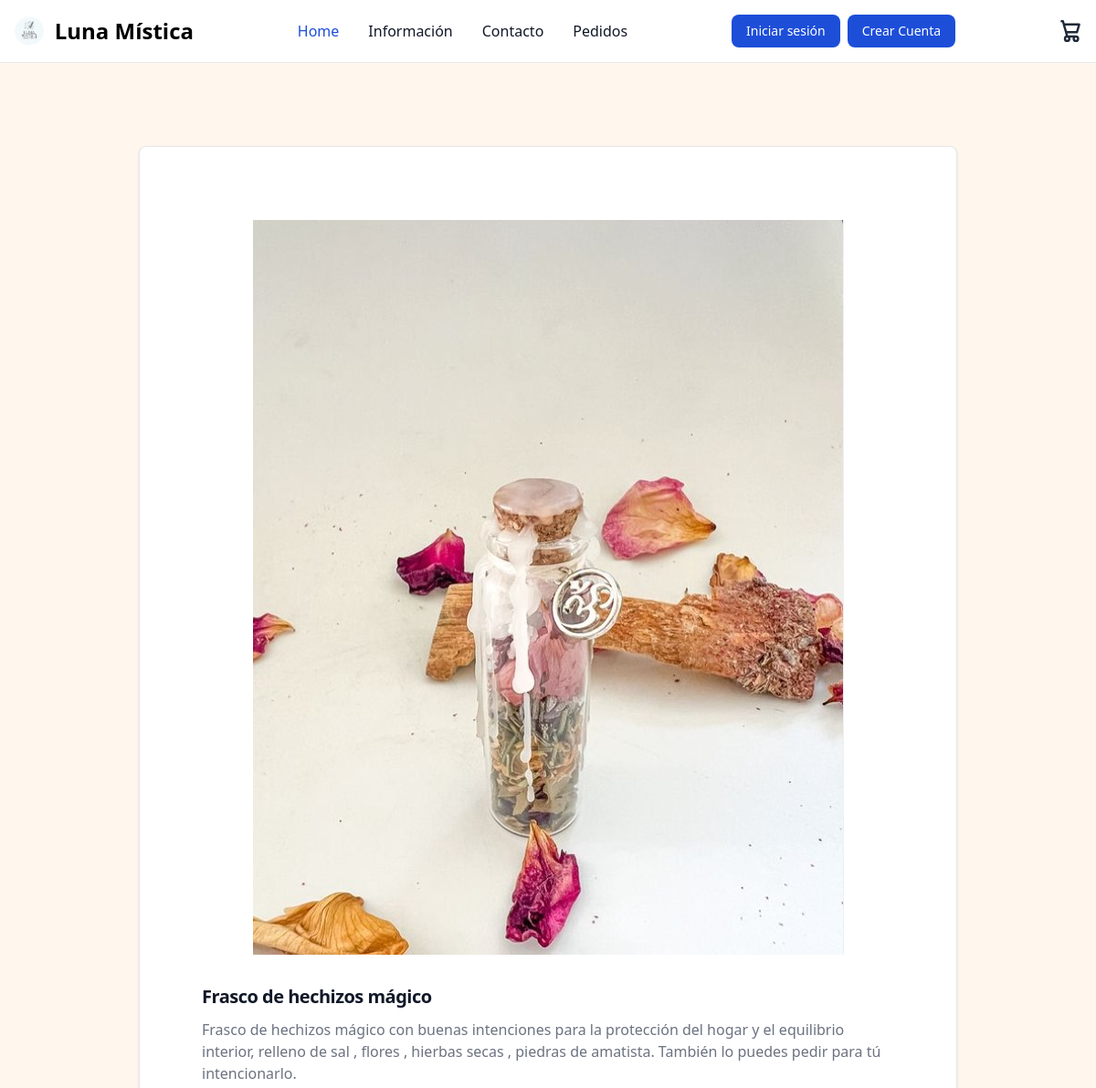
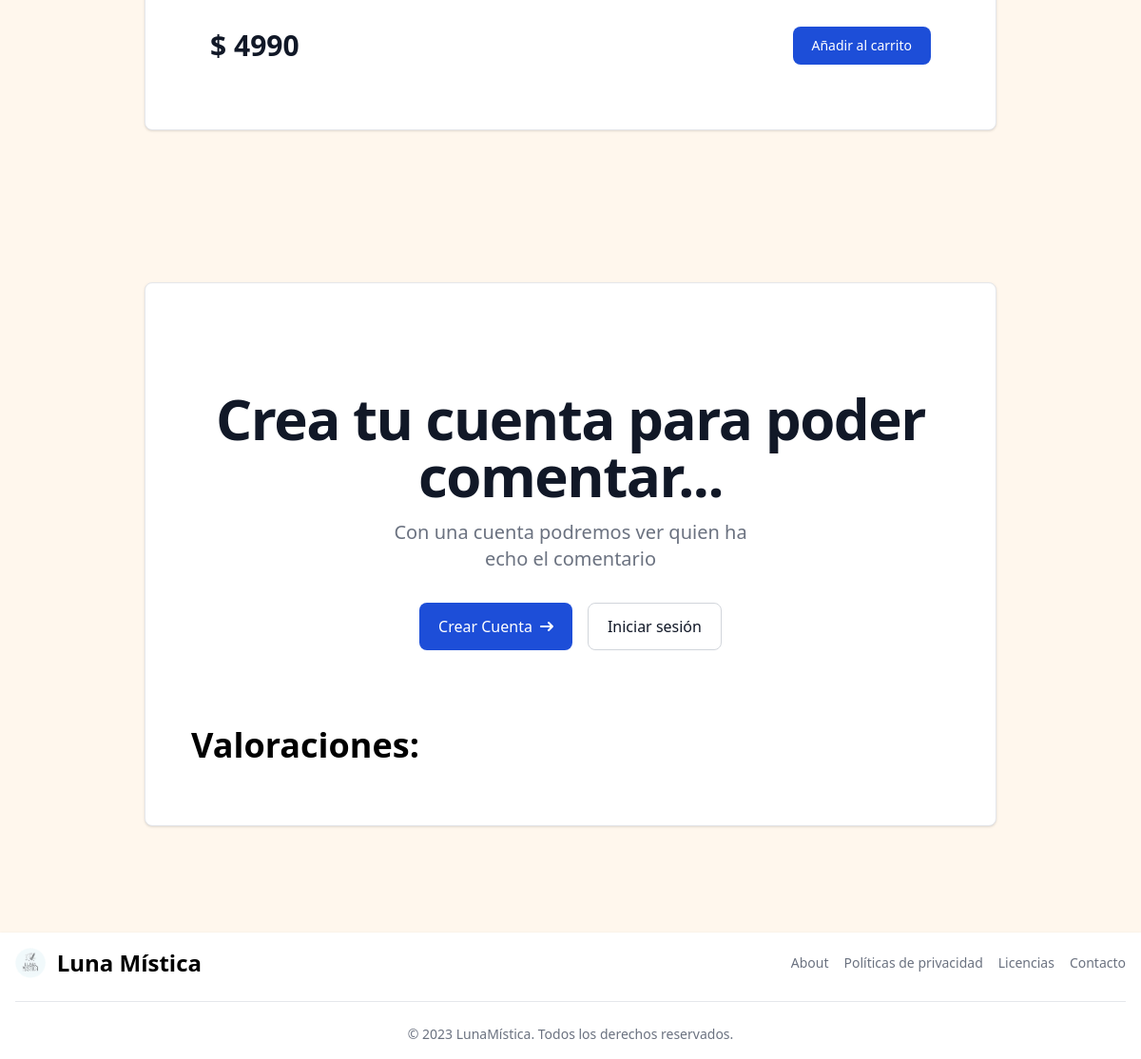
The app's page /vista_producto/11/ with its own data (2 pictures, top to bottom).
### clientes/models.py (models this page shows, shortened)
class Products(models.Model):
    cantidad_disponible = models.IntegerField(default=0)
    nombre_producto = models.CharField(max_length=200)
    precio_producto = models.IntegerField(default=0)
    descripcion_producto = models.TextField()
    image = models.ImageField(blank=True, null=True)
    categoria = models.CharField(max_length=100, default="Producto")

### clientes/views.py (the view, shortened to what this page needs)
# urls.py: path("vista_producto/<int:products_id>/", views.vistadelproducto, name="vista_producto"),
def vistadelproducto(request, products_id):
    producto_seleccionado = get_object_or_404(Products, pk=products_id)
    valoraciones_filtradas = Valoracion.objects.filter(producto=producto_seleccionado)
    form = ValoracionForm()
    return render(request, 'vista_producto.html', {
        'producto': producto_seleccionado,
        'valoraciones': valoraciones_filtradas,
        'form': form
        })

### clientes/context_processor.py (called while the page is built)
def importe_total_carro(request):
    total = 0
    if request.user.is_authenticated:
        for key, value in request.session.get("carro", {}).items():
            total = total + (float(value["precio_producto"])*value["cantidad_disponible"])
    return {"importe_total_carro":total}

### clientes/templates/vista_producto.html (shortened to what this page needs)
{% extends "layouts/base.html" %}
{% block content %}
    <div class="mt-40 mb-28 mx-auto max-w-4xl bg-white border border-gray-200 rounded-lg shadow sm:p-8 md:p-12 dark:bg-gray-800 dark:border-gray-700">
        <a href="#">
            <img class="mx-auto p-8 rounded-t-lg" src="{{ producto.image.url }}" alt="product image" />
        </a>
        <div class="px-5 pb-5">
            <a href="#">
                <h5 class="text-xl font-semibold tracking-tight text-gray-900 dark:text-white">{{ producto.nombre_producto }}</h5>
            </a>
            <div class="flex items-center mt-2.5 mb-5">
                <div class="flex items-center space-x-1 rtl:space-x-reverse">
                    <p class="mb-3 text-gray-500 dark:text-gray-400">{{producto.descripcion_producto}}</p>
                </div>
            </div>
            <div class="flex items-center justify-between">
                <span class="text-3xl font-bold text-gray-900 dark:text-white">$ {{producto.precio_producto}} </span>
                <a href="{% url 'agregar' producto.id %}" class="text-white bg-blue-700 hover:bg-blue-800 focus:ring-4 focus:outline-none focus:ring-blue-300 font-medium rounded-lg text-sm px-5 py-2.5 text-center dark:bg-blue-600 dark:hover:bg-blue-700 dark:focus:ring-blue-800">Añadir al carrito</a>
            </div>
        </div>
    </div>
    {% if user.is_authenticated %}
    <div class="mt-28 mb-28 mx-auto max-w-4xl bg-white border border-gray-200 rounded-lg shadow sm:p-8 md:p-12 dark:bg-gray-800 dark:border-gray-700">
        <h2 class="text-4xl font-bold dark:text-white pb-4">Valoraciones</h2>
        <form method="post" action="">
            {% csrf_token %}
            <div class="w-full mb-4 border border-gray-200 rounded-lg bg-blue-700 dark:bg-gray-700 dark:border-gray-600">
                <textarea name = "comentario" id="{{ Form.comentario.id_for_label }}" rows="4" class="block p-2.5 w-full text-sm text-gray-900 bg-gray-50 rounded-lg border border-gray-300 focus:ring-blue-500 focus:border-blue-500 dark:bg-gray-700 dark:border-gray-600 dark:placeholder-gray-400 dark:text-white dark:focus:ring-blue-500 dark:focus:border-blue-500" placeholder="Leave a comment..."></textarea>
                <div class="flex items-center justify-between px-3 py-2 border-t dark:border-gray-600">
                    <button type="submit" class="inline-flex items-center py-2.5 px-10 text-xs font-medium text-center text-white bg-blue-700 rounded-lg focus:ring-4 focus:ring-blue-200 dark:focus:ring-blue-900 hover:bg-blue-800">
                        Publicar
                    </button>
                </div>
            </div>
        </form>
        <p class="ms-auto text-xs text-gray-500 dark:text-gray-400">
            Remember, contributions to this topic should follow our
            <a href="#" class="text-blue-600 dark:text-blue-500 hover:underline">Community Guidelines</a>.
        </p>
            {% comment %} <p></p>
            <p class="mb-3 text-gray-500 dark:text-gray-400">Comentario: </p>
         {% endcomment %}
        {% for valoracion in valoraciones %}
            <div class="flex items-start gap-2.5 pt-4 " >
                <div class="flex flex-col w-full max-w-[800px] leading-1.5 p-4 border-gray-200 bg-gray-100 rounded-e-xl rounded-es-xl dark:bg-gray-700">
                <div class="flex items-center space-x-2 rtl:space-x-reverse">
                    <span class="text-sm font-semibold text-gray-900 dark:text-white">{{ valoracion.usuario.username }} </span>
                </div>
                <p class="text-sm font-normal py-2.5 text-gray-900 dark:text-white">{{ valoracion.comentario }}</p>
                </div>
            </div>
         {% endfor %}
        {% else %}
        <div class=" mt-40 mb-28 mx-auto max-w-4xl bg-white border border-gray-200 rounded-lg shadow sm:p-8 md:p-12 dark:bg-gray-800 dark:border-gray-700 ">
            <section class="bg-white dark:bg-gray-900 ">
                <div class="py-8 px-4 mx-auto max-w-screen-xl text-center lg:py-16">
                    <h1 class="mb-4 text-4xl font-extrabold tracking-tight leading-none text-gray-900 md:text-5xl lg:text-6xl dark:text-white">Crea tu cuenta para poder comentar...</h1>
                    <p class="mb-8 text-lg font-normal text-gray-500 lg:text-xl sm:px-16 lg:px-48 dark:text-gray-400">Con una cuenta podremos ver quien ha echo el comentario</p>
                    <div class="flex flex-col space-y-4 sm:flex-row sm:justify-center sm:space-y-0">
                        <a href="/signup" class="inline-flex justify-center items-center py-3 px-5 text-base font-medium text-center text-white rounded-lg bg-blue-700 hover:bg-blue-800 focus:ring-4 focus:ring-blue-300 dark:focus:ring-blue-900">
                            Crear Cuenta
                            <svg class="w-3.5 h-3.5 ms-2 rtl:rotate-180" aria-hidden="true" xmlns="http://www.w3.org/2000/svg" fill="none" viewBox="0 0 14 10">
                                <path stroke="currentColor" stroke-linecap="round" stroke-linejoin="round" stroke-width="2" d="M1 5h12m0 0L9 1m4 4L9 9"/>
                            </svg>
                        </a>
                        <a href="/login123" class="inline-flex justify-center items-center py-3 px-5 sm:ms-4 text-base font-medium text-center text-gray-900 rounded-lg border border-gray-300 hover:bg-gray-100 focus:ring-4 focus:ring-gray-100 dark:text-white dark:border-gray-700 dark:hover:bg-gray-700 dark:focus:ring-gray-800">
                        Iniciar sesión
                        </a>
                    </div>
                </div>
            </section>
            <h2 class="text-4xl font-bold dark:text-white pb-4 pt-4">Valoraciones: </h2>
        </div>
        {% endif %}
    </div>
{% endblock %}

### records on screen
Products: image (picture), nombre_producto "Frasco de hechizos mágico", descripcion_producto "Frasco de hechizos mágico con buenas intenciones para la protección del hogar y el equilibrio interior, relleno de sal , flores , hierbas secas , piedras de amatista. También lo puedes pedir para tú intencionarlo.", precio_producto "4990"
